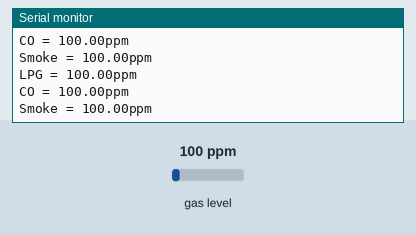
The sketch below on a simulated ESP8266 (NodeMCU). Shown: the last lines printed to the serial monitor. The inputs (shaded band) are chosen by the test bench; at power-on: gas level 100 ppm. WiFi joins after 1.5 s; servers stay silent unless stated.

Above: at 3.7 s.
3.8 s: gas level set to 20 ppm
At 5.1 s:
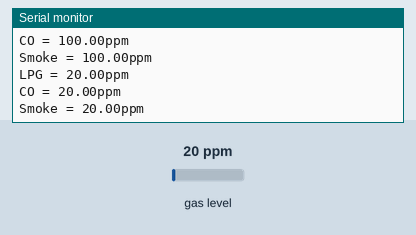
5.3 s: gas level set to 250 ppm
At 6.7 s:
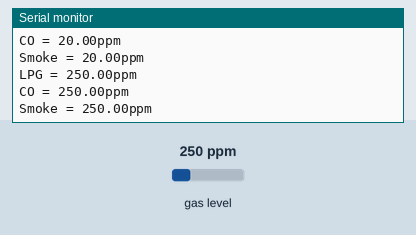
Timing chart, 0 to 8.3 s (numbered marks = the images above; inputs shaded):
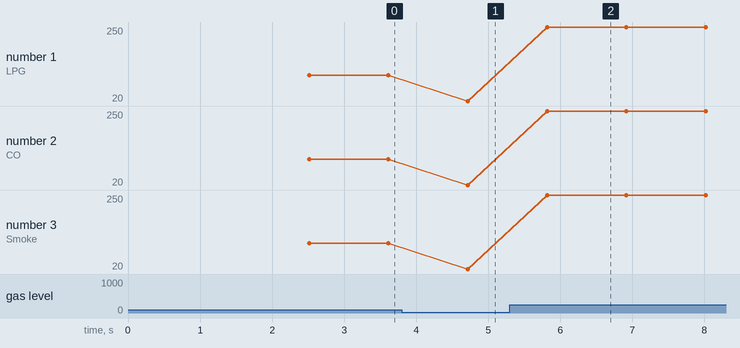

The sketch:

Gas_sensor_data_to_cloud.ino
```cpp
#include <ESP8266WiFi.h>;

#include <WiFiClient.h>;

#include <ThingSpeak.h>;
#include <MQ2.h>
#define SENSOR A0
MQ2 mq2(SENSOR);

const char* ssid = "Redmi"; //Your Network SSID

const char* password = "12345678"; //Your Network Password

long sensorValue;


WiFiClient client;

unsigned long myChannelNumber = 797722; //Your Channel Number (Without Brackets)

const char * myWriteAPIKey = "PWY6E74HG4A471AC"; //Your Write API Key

void setup()

{
mq2.begin();
Serial.begin(115200);

delay(10);

// Connect to WiFi network

WiFi.begin(ssid, password);
while(WiFi.status()!= WL_CONNECTED)
{
  Serial.println("Connecting");
  Serial.print(".");
  Serial.println();
  delay(1000);
}


ThingSpeak.begin(client);

}


float lpg,co,smoke;

void loop()

{

lpg = mq2.readLPG();
co = mq2.readCO();
smoke = mq2.readSmoke();

Serial.print("LPG = ");
Serial.print(lpg);
Serial.println("ppm");
Serial.print("CO = ");
Serial.print(co);
Serial.println("ppm");
Serial.print("Smoke = ");
Serial.print(smoke);
Serial.println("ppm");
Serial.println();
delay(100);

ThingSpeak.writeField(myChannelNumber, 1,lpg, myWriteAPIKey); //Update in ThingSpeak
ThingSpeak.writeField(myChannelNumber, 2,co, myWriteAPIKey);
ThingSpeak.writeField(myChannelNumber, 3,smoke, myWriteAPIKey);

delay(100);

}
```

Measured:
- after the input at 3.8 s, the serial monitor: prints a new line after 0.92 s (image 1)
- after the input at 5.3 s, the serial monitor: prints a new line after 0.52 s (image 2)
- plotted number 1: 100 → 20 after the input at 3.8 s, 20 → 250 after the input at 5.3 s
- plotted number 2: 100 → 20 after the input at 3.8 s, 20 → 250 after the input at 5.3 s
- plotted number 3: 100 → 20 after the input at 3.8 s, 20 → 250 after the input at 5.3 s
